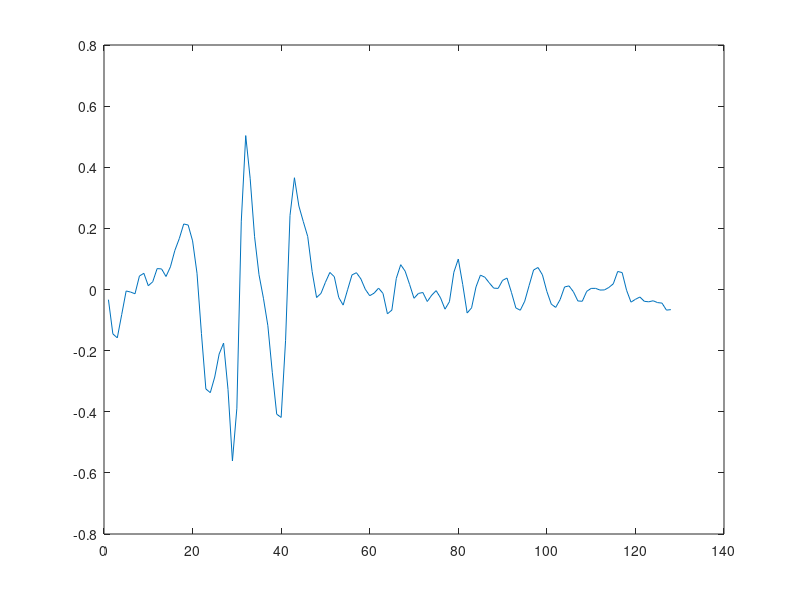

Here is the MATLAB script that generated this plot:
l = [1.4313854729374, 1.5972730035585, 1.3613029697763, 1.4819227999002, 1.5944647462498, 1.6234263965326, 1.537272509346, 1.6708629987884, 1.7117855499417, 1.6852761027601, 1.6076328812744, 1.9127901422905, 1.6897506122826, 1.8750047433124, 3.1757973974494, 3.2537310809374, 3.2047868203156, 3.234120447751, 3.1620699493538, 3.2752120299616, 3.2225578739906, 3.0691070001125, 3.0024980722158, 3.0192292714629, 1.0846273683066, 1.05072832229, 1.07639459428, 0.97460227092772, 0.91126713631879, 1.0949125111653, 0.93413721969508, 0.94960155170839, 1.029564365162, 1.2011408108154, 0.86646865483364, 1.022108758246, 0.86376968870415, 1.0518785250129, 1.133748303756, 0.97692372031261, 0.94506908932675, 0.90553907612385, 1.2271589117819, 1.0764352427446, 0.97731229842889, 0.85760025942801, 0.72959503106448, 0.60648710774272, 0.68671463069431, 0.65130206692223, 0.70826814511821, 0.75814482105089, 0.53443222573129, 0.60145596887415, 0.62565017255467, 0.63024773273965, 0.65851375865703, 0.44952095411927, 0.53874581996338, 0.57548364074735, 0.61172388103469, 0.5583886548906, 0.59339058702769, 0.61059779543546, 0.62615150710631, 0.56772665356622, 0.63101386143876, 0.46930036955817, 0.57023316054953, 0.54276461212507, 0.47687103607283, 0.5081424372507, 0.59035839277041, 0.53237248776605, 0.45023653234821, 0.6245212389848, 0.55182815692501, 0.63949369086905, 0.50596979872776, 0.55823264347865, 0.61516218850114, 0.63272528537611, 0.78515289052606, 0.63005452351101, 1.0349016031813, 1.0342992086922, 1.0260165991106, 1.1703830297604, 1.1597436104063, 0.99032088824409, 1.0692352502757, 1.1664956762595, 0.89016631960121, 0.87448549453084, 1.0645704578801, 1.2302473469013, 1.0414602910358, 0.94244607613924, 0.9538231437194, 1.18717245712, 0.95704653053318, 1.0040023329237, 1.0723593992662, 1.0145494134217, 1.0340606728138, 1.2181667416631, 1.1621220212187, 2.2462382119633, 2.4808795924471, 2.433554652798, 2.6416453869387, 2.4269990623489, 2.2078034839962, 2.0881432763679, 2.1179763868268, 1.9145628186871, 1.7071594070657, 1.8063668063054, 1.6914222353191, 1.8639198223115, 1.5674889109507, 1.6119501771851, 1.7159489453385, 1.4786894000989, 1.7920894079742, 1.5178999973867, 1.4813930568239, 1.5009756046759];
g1 = [1.5018086366464, 1.5072574992062, 1.5164125181516, 1.5293863726783, 1.5463415610912, 1.5674954710989, 1.5931273934381, 1.623587913345, 1.6593112924926, 1.7008316989391, 1.7488044876708, 3.0067244346752, 3.1125206151783, 3.2341089168, 3.374041707275, 3.5355339059327, 3.374041707275, 3.2341089168, 3.1125206151783, 3.0067244346752, 2.9146748410307, 2.8347201740818, 1.1062076601986, 1.0823920712612, 1.0620850555691, 1.044997105306, 1.030894496953, 1.0195910366636, 1.0109417992814, 1.0048384525902, 1.0012058771173, 0.99999988079071, 1.0012058771173, 1.0048384525902, 1.0109417992814, 1.0195910366636, 1.030894496953, 1.044997105306, 1.0620850555691, 1.0823920712612, 1.1062076601986, 1.0606783182035, 0.9725688175578, 0.89997675956405, 0.8393501457069, 0.78815509322801, 0.7445367147805, 0.70710720265503, 0.67480874367212, 0.64682216889582, 0.62250449407704, 0.60134524536453, 0.58293531566245, 0.56694437274134, 0.55310422571006, 0.54119642272421, 0.53104290761583, 0.52249892637313, 0.51544761715316, 0.509795882966, 0.50547126118171, 0.50241958565339, 0.50060329661784, 0.50000029802322, 0.50060329661784, 0.50241958565339, 0.50547126118171, 0.509795882966, 0.51544761715316, 0.52249892637313, 0.53104290761583, 0.54119642272421, 0.55310422571006, 0.56694437274134, 0.58293531566245, 0.60134524536453, 0.62250449407704, 0.64682216889582, 0.67480874367212, 0.70710720265503, 0.7445367147805, 0.78815509322801, 0.8393501457069, 0.89997675956405, 0.9725688175578, 1.0606783182035, 1.1062077920689, 1.0823922002924, 1.0620851821796, 1.0449972298794, 1.0308946198452, 1.0195911582083, 1.0109419197951, 1.0048385723763, 1.0012059964704, 1.0, 1.0012059964704, 1.0048385723763, 1.0109419197951, 1.0195911582083, 1.0308946198452, 1.0449972298794, 1.0620851821796, 1.0823922002924, 1.1062077920689, 2.2677753282455, 2.3317390389294, 2.4053786875094, 2.4900156016434, 2.3644633066216, 2.2336082804731, 2.1213198377975, 2.0244245417045, 1.940464887437, 1.8675119238573, 1.8040342306898, 1.7488044876708, 1.7008316989391, 1.6593112924926, 1.623587913345, 1.5931273934381, 1.5674954710989, 1.5463415610912, 1.5293863726783, 1.5164125181516, 1.5072574992062, 1.5018086366464, 1.4999996423721];
g2 = [0.50060275952909, 0.50241904661597, 0.50547071887021, 0.50979533601468, 0.51544706413819, 0.52249836579293, 0.53104233786894, 0.54119584208379, 0.55310363229395, 0.56694376447638, 0.58293469024108, 0.60134460019146, 0.62250382620257, 0.64682147493133, 0.67480801968131, 0.70710644401176, 0.67480834145501, 0.64682178335999, 0.62250412303566, 0.60134488693505, 0.58293496820613, 0.56694403481636, 0.55310389603444, 0.5411961001462, 0.53104259108978, 0.52249861493969, 0.51544730992262, 0.50979557910416, 0.50547095989754, 0.50241928618816, 0.5006029982352, 0.5, 0.5006029982352, 0.50241928618816, 0.50547095989754, 0.50979557910416, 0.51544730992262, 0.52249861493969, 0.53104259108978, 0.5411961001462, 0.55310389603444, 0.56694403481636, 0.58293496820613, 0.60134488693505, 0.62250412303566, 0.64682178335999, 0.67480834145501, 0, 0.67480834145501, 0.64682178335999, 0.62250412303566, 0.60134488693505, 0.58293496820613, 0.56694403481636, 0.55310389603444, 0.5411961001462, 0.53104259108978, 0.52249861493969, 0.51544730992262, 0.50979557910416, 0.50547095989754, 0.50241928618816, 0.5006029982352, 0.5, 0.5006029982352, 0.50241928618816, 0.50547095989754, 0.50979557910416, 0.51544730992262, 0.52249861493969, 0.53104259108978, 0.5411961001462, 0.55310389603444, 0.56694403481636, 0.58293496820613, 0.60134488693505, 0.62250412303566, 0.64682178335999, 0.67480834145501, 0.70710678118655, 0.7445362710023, 0.78815462345125, 0.83934964541553, 0.89997622313642, 0.97256823786196, 1.0606776859903, 1.1694399334329, 1.3065629648764, 1.4841646163142, 1.7224470982383, 2.0577810099534, 2.5629154477415, 3.4076084184687, 3.5169345241727, 3.5042205102342, 3.4999995231628, 3.5042205102342, 3.5169345241727, 4.0437669560983, 4.0783639035648, 2.0617893395404, 2.0899945609746, 2.1241704672301, 2.1647845054226, 2.2124156912824, 2.267776249091, 2.3317399857478, 2.4053796642298, 2.4900166127311, 2.364463400577, 2.2336083692287, 0.70710644401176, 0.67480801968131, 0.64682147493133, 0.62250382620257, 0.60134460019146, 0.58293469024108, 0.56694376447638, 0.55310363229395, 0.54119584208379, 0.53104233786894, 0.52249836579293, 0.51544706413819, 0.50979533601468, 0.50547071887021, 0.50241904661597, 0.50060275952909, 0.49999976158142];
g3 = [0.5006029982352, 0.50241928618816, 0.50547095989754, 0.50979557910416, 0.51544730992262, 0.52249861493969, 0.53104259108978, 0.5411961001462, 0.55310389603444, 0.56694403481636, 0.58293496820613, 0.60134488693505, 0.62250412303566, 0.64682178335999, 0.67480834145501, 0.70710678118655, 0.7445362710023, 0.78815462345125, 0.83934964541553, 0.89997622313642, 0.97256823786196, 1.0606776859903, 1.1694399334329, 1.3065629648764, 1.4841646163142, 1.7224470982383, 2.0577810099534, 2.5629154477415, 3.4076084184687, 4.5217735756934, 4.5054269841168, 4.5, 4.5054269841168, 4.5217735756934, 4.5492386390779, 2.5629172808815, 2.0577824817931, 1.7224483302285, 1.4841656778714, 1.306563899403, 1.1694407698815, 1.0606784446461, 0.97256893349697, 0.89997686684957, 0.83935024576518, 0.78815518718337, 0.74453680353614, 0.70710728694873, 0.67480882411554, 0.64682224600298, 0.62250456828531, 0.60134531705043, 0.58293538515371, 0.56694444032633, 0.55310429164518, 0.54119648723981, 0.53104297092104, 0.52249898865982, 0.51544767859927, 0.50979594373837, 0.50547132143855, 0.50241964554643, 0.50060335629436, 4.5, 4.5054269841168, 4.5217735756934, 3.4076084184687, 2.5629154477415, 2.0577810099534, 1.7224470982383, 1.4841646163142, 1.3065629648764, 1.1694399334329, 1.0606776859903, 0.97256823786196, 0.89997622313642, 0.83934964541553, 0.78815462345125, 0.7445362710023, 0.70710678118655, 0.67480834145501, 0.64682178335999, 0.62250412303566, 0.60134488693505, 0.58293496820613, 0.56694403481636, 0.55310389603444, 0.5411961001462, 0.53104259108978, 0.52249861493969, 0.51544730992262, 0.50979557910416, 0.50547095989754, 0.50241928618816, 0.5006029982352, 0.5, 0.5006029982352, 0.50241928618816, 0.50547095989754, 0.50979557910416, 0.51544730992262, 0.52249861493969, 0.53104259108978, 0.5411961001462, 0.55310389603444, 0.56694403481636, 0.58293496820613, 0.60134488693504, 0.62250412303566, 0.64682178335999, 0.67480834145501, 0, 0.67480834145501, 0.64682178335999, 0.62250412303566, 0.60134488693505, 0.58293496820613, 0.56694403481636, 0.55310389603444, 0.5411961001462, 0.53104259108978, 0.52249861493969, 0.51544730992262, 0.50979557910416, 0.50547095989754, 0.50241928618816, 0.5006029982352, 0.5];
g4 = [0.5006029982352, 0.50241928618816, 0.50547095989754, 0.50979557910416, 0.51544730992262, 0.52249861493969, 0.53104259108978, 0.5411961001462, 0.55310389603444, 0.56694403481636, 0.58293496820613, 0.60134488693505, 0.62250412303566, 0.64682178335999, 0.67480834145501, 0, 0.67480834145501, 0.64682178335999, 0.62250412303566, 0.60134488693505, 0.58293496820613, 0.56694403481636, 0.55310389603444, 0.5411961001462, 0.53104259108978, 0.52249861493969, 0.51544730992262, 0.50979557910416, 0.50547095989754, 0.50241928618816, 0.5006029982352, 0.5, 0.5006029982352, 0.50241928618816, 0.50547095989754, 0.50979557910416, 0.51544730992262, 0.52249861493969, 0.53104259108978, 0.5411961001462, 0.55310389603444, 0.56694403481636, 0.58293496820613, 0.60134488693505, 0.62250412303566, 0.64682178335999, 0.67480834145501, 0.70710678118655, 0.7445362710023, 0.78815462345125, 0.83934964541553, 0.89997622313642, 0.97256823786196, 1.0606776859903, 1.1694399334329, 1.3065629648764, 1.4841646163142, 1.7224470982383, 2.0577810099534, 2.5629154477415, 3.4076084184687, 3.5169352428893, 3.5042212263525, 3.5000002384186, 3.5042212263525, 3.5169352428893, 4.5492386390779, 4.5881602119374, 4.6390257893036, 4.7024875344572, 4.7793833198081, 2.6131262412616, 2.338880145682, 2.121355624866, 1.9451367076023, 3.0067247931047, 3.1125209862197, 3.2341093023358, 3.3740421094921, 3.5355343274012, 3.7226817987897, 3.8809307001599, 3.735024738214, 3.6080693216103, 3.4976098092368, 3.4016642088981, 1.1694407698815, 1.306563899403, 1.4841656778714, 1.7224483302285, 2.0577824817931, 2.5629172808815, 3.4076108557802, 4.5217735756934, 4.5054269841168, 4.5, 4.5054269841168, 4.5217735756934, 3.4076084184687, 2.5629154477415, 2.0577810099534, 1.7224470982383, 1.4841646163142, 1.3065629648764, 1.1694399334329, 1.0606776859903, 0.97256823786196, 0.89997622313642, 0.83934964541553, 0.78815462345125, 0.7445362710023, 0.70710678118655, 0.67480834145501, 0.64682178335999, 0.62250412303566, 0.60134488693505, 0.58293496820613, 0.56694403481636, 0.55310389603444, 0.5411961001462, 0.53104259108978, 0.52249861493969, 0.51544730992262, 0.50979557910416, 0.50547095989754, 0.50241928618816, 0.5006029982352, 0.5];
g5 = [1.5018086963229, 1.5072575590992, 1.5164125784085, 1.5293864334506, 1.5463416225373, 1.5674955333856, 1.5931274567433, 1.6235879778606, 1.6593113584277, 1.7008317665241, 1.7488045571621, 1.7999522719339, 1.6786991282364, 1.5763090942251, 1.4890723977767, 1.4142134253958, 1.3496165521894, 1.2936434414208, 1.2450081254829, 1.2026896573805, 1.165869823489, 1.1338879598071, 3.8717272722411, 3.7883727010234, 3.7172981376285, 3.6574903045778, 3.6081311694584, 2.5629142256482, 3.4076067935944, 3.5169350033171, 3.5042209876464, 3.5, 3.5042209876464, 3.5169350033171, 3.4076084184687, 2.5629154477415, 2.0577810099534, 1.7224470982383, 1.4841646163142, 1.3065629648764, 1.1694399334329, 1.0606776859903, 0.97256823786196, 0.89997622313642, 0.83934964541553, 0.78815462345125, 0.7445362710023, 0.70710678118655, 0.67480834145501, 0.64682178335999, 0.62250412303566, 0.60134488693505, 0.58293496820613, 0.56694403481636, 0.55310389603444, 0.5411961001462, 0.53104259108978, 0.52249861493969, 0.51544730992262, 0.50979557910416, 0.50547095989754, 0.50241928618816, 0.5006029982352, 0.5, 0.5006029982352, 0.50241928618816, 0.50547095989754, 0.50979557910416, 0.51544730992262, 0.52249861493969, 0.53104259108978, 0.5411961001462, 0.55310389603444, 0.56694403481636, 0.58293496820613, 0.60134488693505, 0.62250412303566, 0.64682178335999, 0.67480834145501, 0.70710678118655, 0.67480769790762, 0.64682116650267, 0.62250352936947, 0.60134431344787, 0.58293441227603, 0.56694349413639, 0.55310336855346, 0.54119558402138, 0.5310420846481, 0.52249811664618, 0.51544681835376, 0.50979509292521, 0.50547047784287, 0.50241880704379, 0.50060252082297, 0.49999952316284, 0.50060252082297, 0.50241880704379, 0.50547047784287, 0.50979509292521, 0.51544681835376, 0.52249811664618, 0.5310420846481, 0.54119558402138, 0.55310336855346, 0.56694349413639, 0.58293441227603, 0.60134431344787, 0.62250352936947, 0.64682116650267, 0.67480769790762, 0.70710610683697, 1.4890714769369, 1.5763081194383, 1.6786980901318, 1.7999511588465, 1.9451350844539, 2.1213538546691, 2.3388781939685, 2.6131240606994, 2.9683271095138, 3.4448917324963, 3.6081308007817, 3.5685686890949, 3.5382963577418, 3.5169346439588, 3.5042206295872, 1.4999997019768];
listDoG = [-0.033325330183773, -0.14521183545693, -0.15824660907885, -0.081832376393815, -0.004783084228964, -0.0083693304214025, -0.013964985531794, 0.044142399224067, 0.052983695695995, 0.012333607593717, 0.025290164583559, 0.068427244624812, 0.067365360419073, 0.042511449459755, 0.074281413834848, 0.12789658480768, 0.16660996361282, 0.21439010606124, 0.21101485624742, 0.15923759199541, 0.053204198414154, -0.14384788420253, -0.32541183991012, -0.3374850249772, -0.28647219679068, -0.21120209286952, -0.17533810725676, -0.32684154891738, -0.56107160318189, -0.38843102979458, 0.22373473002491, 0.50361582980676, 0.36397977895498, 0.17273027777523, 0.048428851088285, -0.028613652232656, -0.11852179883333, -0.27090345249751, -0.40795898777823, -0.41861508660524, -0.16615898535585, 0.24218741787536, 0.36567722710524, 0.27337638535847, 0.22231918332383, 0.17333029719723, 0.058600544147219, -0.026230240407128, -0.012626125954695, 0.023675782353328, 0.055797757552011, 0.042015679038162, -0.025972903747235, -0.051043491605104, -0.00094841857576533, 0.047745014449301, 0.054970267537852, 0.03482521191401, 0.00075613876325398, -0.020286725847521, -0.01187637674916, 0.0045087316128543, -0.012802254981263, -0.079634015762237, -0.067314570644976, 0.036355389231993, 0.081191590499899, 0.059978899401829, 0.016816059541569, -0.028749358100928, -0.012836209863246, -0.0097977785666108, -0.039268969091085, -0.018596523089948, -0.0036699200842817, -0.027651799282327, -0.064374854520449, -0.039828891396541, 0.056462963238481, 0.099617828323586, 0.01632213406082, -0.076918236505837, -0.060034717567171, 0.0084322863971488, 0.047085312964848, 0.040131925951575, 0.021646347479217, 0.0045075149427865, 0.0036294646832543, 0.029815606701322, 0.037467705572245, -0.0093784470261873, -0.060324769421441, -0.067819378213764, -0.038316151212257, 0.013343893818705, 0.063766842368827, 0.072000964797207, 0.047897302991156, -0.0063708176553839, -0.047936527593552, -0.058563908951097, -0.032740397795402, 0.0083155783504029, 0.011791516132727, -0.0074890130354698, -0.03749722490459, -0.038456776059902, -0.0059782821827569, 0.0036082630399787, 0.003742859029469, -0.0018161685703583, -0.0013707933739003, 0.0067046329398796, 0.018537315229932, 0.058993027374105, 0.055382909965589, -0.0025055078943771, -0.041339682803806, -0.032153158636837, -0.024548114027697, -0.038631229270581, -0.040279626846234, -0.036870578374961, -0.04283973166189, -0.044486806152633, -0.067454550776689, -0.065856280306216];
    
    
r = 6;
c = 2;
% subplot(r, c, 1);
% plot(((l)))
% subplot(r, c, 2);
% plot(((g1)))
% subplot(r, c, 3);
% plot(((g2)))
% subplot(r, c, 4);
% plot(((g3)))
% subplot(r, c, 5);
% plot(((g4)))
% subplot(r, c, 6);
% plot(((g5)))

fftl = abs(fft(l));
fft1 = abs(fft(g1));
fft2 = abs(fft(g2));
fft3 = abs(fft(g3));
fft4 = abs(fft(g4));
fft5 = abs(fft(g5));

% subplot(r, c, 7);
% plot(fftl)
% subplot(r, c, 8);
% plot(fft1)
% subplot(r, c, 9);
% plot(fft2)
% subplot(r, c, 10);
% plot(fft3)
% subplot(r, c, 11);
% plot(fft4)
% subplot(r, c, 12);
% plot(fft5)
plot(listDoG)

mean(l.* linspace(1, 128, 128))
